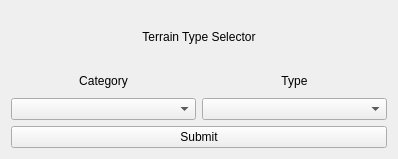
<?xml version="1.0" encoding="UTF-8"?>
<ui version="4.0">
 <class>Form</class>
 <widget class="QWidget" name="Form">
  <property name="geometry">
   <rect>
    <x>0</x>
    <y>0</y>
    <width>398</width>
    <height>159</height>
   </rect>
  </property>
  <property name="windowTitle">
   <string>Form</string>
  </property>
  <layout class="QVBoxLayout" name="verticalLayout">
   <item>
    <widget class="QLabel" name="label">
     <property name="text">
      <string>Terrain Type Selector</string>
     </property>
     <property name="alignment">
      <set>Qt::AlignCenter</set>
     </property>
    </widget>
   </item>
   <item>
    <layout class="QHBoxLayout" name="horizontalLayout">
     <item>
      <layout class="QVBoxLayout" name="verticalLayout_2">
       <item>
        <widget class="QLabel" name="label_2">
         <property name="text">
          <string>Category</string>
         </property>
         <property name="alignment">
          <set>Qt::AlignCenter</set>
         </property>
        </widget>
       </item>
       <item>
        <widget class="QComboBox" name="catDropdown"/>
       </item>
      </layout>
     </item>
     <item>
      <layout class="QVBoxLayout" name="verticalLayout_3">
       <item>
        <widget class="QLabel" name="label_3">
         <property name="text">
          <string>Type</string>
         </property>
         <property name="alignment">
          <set>Qt::AlignCenter</set>
         </property>
        </widget>
       </item>
       <item>
        <widget class="QComboBox" name="comboBox_2"/>
       </item>
      </layout>
     </item>
    </layout>
   </item>
   <item>
    <widget class="QPushButton" name="pushButton">
     <property name="text">
      <string>Submit</string>
     </property>
    </widget>
   </item>
  </layout>
 </widget>
 <resources/>
 <connections/>
</ui>
